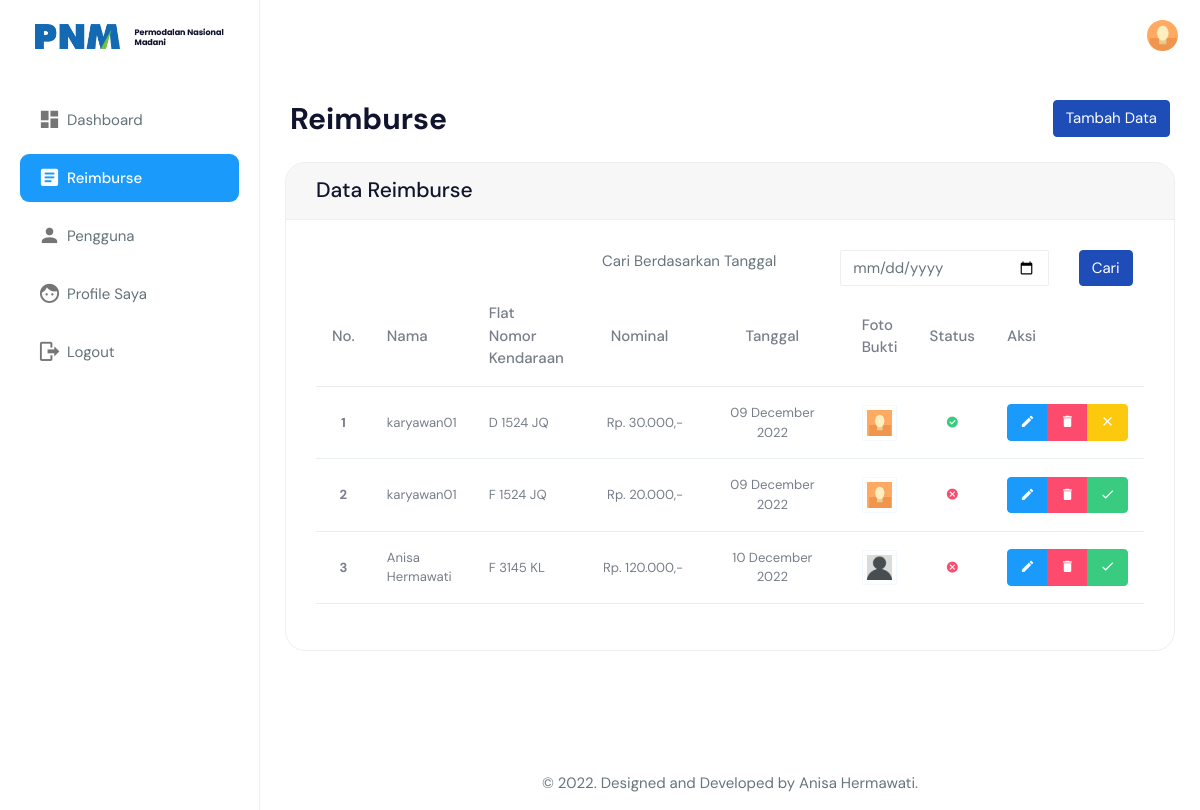
The app's page /view_reimburse/reimburse.php (signed in) with its own data.
### tables this page shows
CREATE TABLE `users` (
  `id_user` int(11) NOT NULL,
  `nama` varchar(255) NOT NULL,
  `email` varchar(255) NOT NULL,
  `username` varchar(255) NOT NULL,
  `password` varchar(255) NOT NULL,
  `jabatan` int(11) NOT NULL,
  `gambar` varchar(255) NOT NULL,
  `phone` varchar(128) NOT NULL,
  `role_id` int(11) NOT NULL,
  `date_created` date NOT NULL,
  `is_active` int(11) NOT NULL
);

CREATE TABLE `reimburse` (
  `id_reimburse` int(11) NOT NULL,
  `id_karyawan` int(11) NOT NULL,
  `flat` varchar(16) NOT NULL,
  `nominal` int(11) NOT NULL,
  `gambar_bukti` varchar(255) NOT NULL,
  `tanggal` date NOT NULL,
  `id_status` int(11) NOT NULL,
  `date_created` date NOT NULL,
  `is_active` int(11) NOT NULL
);

CREATE TABLE `status` (
  `id_status` int(11) NOT NULL,
  `status` varchar(128) NOT NULL
);

### functions.php (called while the page is built, shortened)
<?php
$conn = mysqli_connect("localhost", "root", "", "skripsi_sireimburse");
function query($query)
{
    global $conn;
    $result = mysqli_query($conn, $query);
    $rows = [];
    while ($row = mysqli_fetch_assoc($result)) {
        $rows[] = $row;
    }
    return $rows;
}

### view_reimburse/reimburse.php (the view, shortened to what this page needs)
<?php
include "../templates/header.php";
if (!isset($_POST["cari"])) {
    if ($user["role_id"] == 1) {
        $reimburse = query(
            "SELECT * FROM reimburse
            INNER JOIN users ON reimburse.id_karyawan = users.id_user
            INNER JOIN status ON reimburse.id_status = status.id_status
    "
        );
    }
}
?>
<div class="page-breadcrumb">
    <div class="row align-items-center">
        <div class="col-6">
            <h1 class="mb-0 fw-bold">Reimburse</h1>
        </div>
        <div class="col-6">
            <div class="text-end upgrade-btn">
                <a href="reimburse_add.php" class="btn btn-primary text-white">Tambah Data</a>
            </div>
        </div>
    </div>
</div>
<div class="container-fluid">
    <div class="row">
        <div class="col-lg-12">
            <div class="card">
                <div class="card-header">
                    <h4 class="card-title">Data Reimburse</h4>
                </div>
                <div class="card-body">
                    <form action="" method="POST">
                        <div class="row justify-content-end">
                            <div class="col-lg-8 col-12">
                                <div class="row">
                                    <label class="col-md-5">Cari Berdasarkan Tanggal</label>
                                    <div class="col-md-5">
                                        <input type="date" class="form-control form-control-line" name="tanggal">
                                    </div>
                                    <div class="col-md-2">
                                        <button type="submit" class="btn btn-primary" name="cari">Cari</button>
                                    </div>
                                </div>
                            </div>
                        </div>
                    </form>
                    <div class="table-responsive">
                        <table class="table table-hover">
                            <thead>
                                <tr>
                                    <th scope="col" class="align-middle">No.</th>
                                    <th scope="col" class="align-middle">Nama</th>
                                    <th scope="col" class="align-middle">Flat Nomor Kendaraan</th>
                                    <th scope="col" class="align-middle text-center" width="150px">Nominal</th>
                                    <th scope="col" class="align-middle text-center" width="200px">Tanggal</th>
                                    <th scope="col" class="align-middle">Foto Bukti</th>
                                    <th scope="col" class="align-middle">Status</th>
                                    <th scope="col" class="align-middle">Aksi</th>
                                </tr>
                            </thead>
                            <tbody>
                                <?php $i = 1; ?>
                                <?php foreach ($reimburse as $r) : ?>
                                    <tr class="small">
                                        <th class="align-middle text-center" scope="row"><?= $i; ?></th>
                                        <td class="align-middle text-start"><?= $r["nama"]; ?></td>
                                        <td class="align-middle text-start"><?= $r["flat"]; ?></td>
                                        <td class="align-middle text-end">Rp. <?= number_format($r["nominal"], 0, ',', '.'); ?>,-</td>
                                        <td class="align-middle text-center"> <?= date('d F Y', strtotime($r["tanggal"])); ?></td>
                                        <td class="align-middle text-center">
                                            <a href="reimburse_detail.php?id_reimburse=<?= $r["id_reimburse"]; ?>">
                                                <img class="img-thumbnail" src="../assets/images/reimburse/<?= $r["gambar_bukti"] ?>">
                                            </a>
                                        </td>
                                        <td class="align-middle text-center"><i class="<?= $r["status"]; ?>"></i></td>
                                        <td class="align-middle text-start">
                                            <div class="btn-group btn-group-toggle" data-toggle="buttons">
                                                <a role="button" href="reimburse_edit.php?id_reimburse=<?= $r["id_reimburse"]; ?>" class="btn btn-info text-white"><i class="mdi mdi-pencil"></i></a>
                                                <a role="button" href="reimburse_delete.php?id_reimburse=<?= $r["id_reimburse"]; ?>" class="btn btn-danger text-white" onclick="return confirm('Yakin untuk menghapus reimburse ini?');"><i class="mdi mdi-delete"></i></a>
                                                <?php if ($user["role_id"] == 1) : ?>
                                                    <?php if ($r["id_status"] == 2) : ?>
                                                        <a role="button" href="reimburse_acc.php?id_reimburse=<?= $r["id_reimburse"]; ?>" class="btn btn-success text-white" onclick="return confirm('Yakin untuk meng-approve reimburse ini?');"><i class="mdi mdi-check"></i></a>
                                                    <?php else : ?>
                                                        <a role="button" href="reimburse_not_acc.php?id_reimburse=<?= $r["id_reimburse"]; ?>" class="btn btn-warning text-white" onclick="return confirm('Yakin untuk membatalkan approve reimburse ini?');"><i class="mdi mdi-close"></i></a>
                                                    <?php endif; ?>
                                                <?php endif; ?>
                                            </div>
                                        </td>
                                    </tr>
                                    <?php $i++; ?>
                                <?php endforeach; ?>
                            </tbody>
                        </table>
                    </div>
                </div>
            </div>
        </div>
    </div>
</div>
<?php
include "../templates/footer.php";
?>

### templates/topbar.php (shortened to what this page needs)
<header class="topbar" data-navbarbg="skin6">
    <nav class="navbar top-navbar navbar-expand-md navbar-light">
        <div class="navbar-header" data-logobg="skin6">
            <a class="navbar-brand" href="index.html">
                <b class="logo-icon">
                    <img src="../assets/images/logo/Logo_main_2.png" alt="homepage" class="dark-logo" width="100%" />
                </b>
                <span class="logo-text">
                    <img src="../assets/images/logo/logo-text.png" alt="homepage" class="dark-logo" />
                </span>
            </a>
        </div>
        <div class="navbar-collapse collapse" id="navbarSupportedContent" data-navbarbg="skin5">
            <ul class="navbar-nav float-end ms-auto">
                <li class="nav-item dropdown">
                    <a class="nav-link dropdown-toggle text-muted waves-effect waves-dark pro-pic" href="#" id="navbarDropdown" role="button" data-bs-toggle="dropdown" aria-expanded="false">
                        <img src="../assets/images/users/<?= $user["gambar"] ?>" alt="user" class="rounded-circle" width="31">
                    </a>
                </li>
            </ul>
        </div>
    </nav>
</header>

### records on screen
users: gambar (picture)
reimburse: users.nama "karyawan01", flat "D 1524 JQ", nominal "30.000", tanggal "09 December 2022", gambar_bukti (picture)
reimburse: users.nama "karyawan01", flat "F 1524 JQ", nominal "20.000", tanggal "09 December 2022", gambar_bukti (picture)
reimburse: users.nama "Anisa Hermawati", flat "F 3145 KL", nominal "120.000", tanggal "10 December 2022", gambar_bukti (picture)
